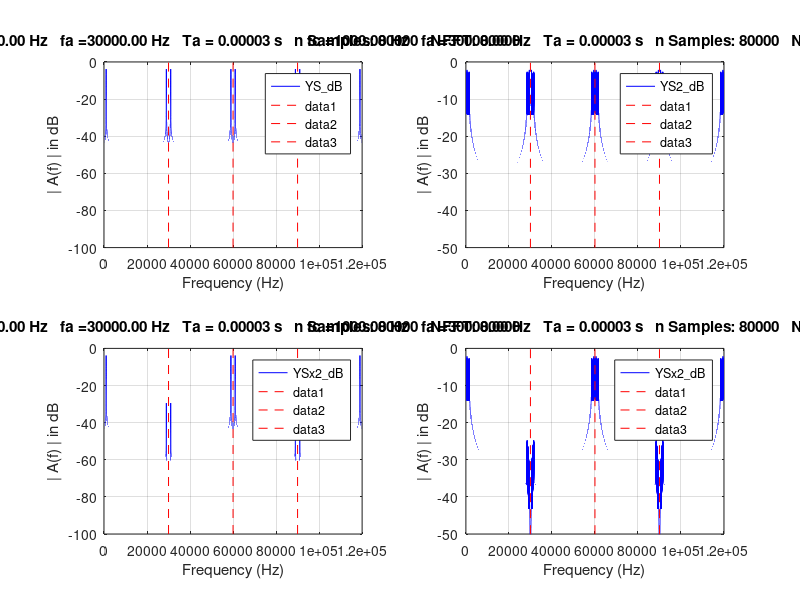
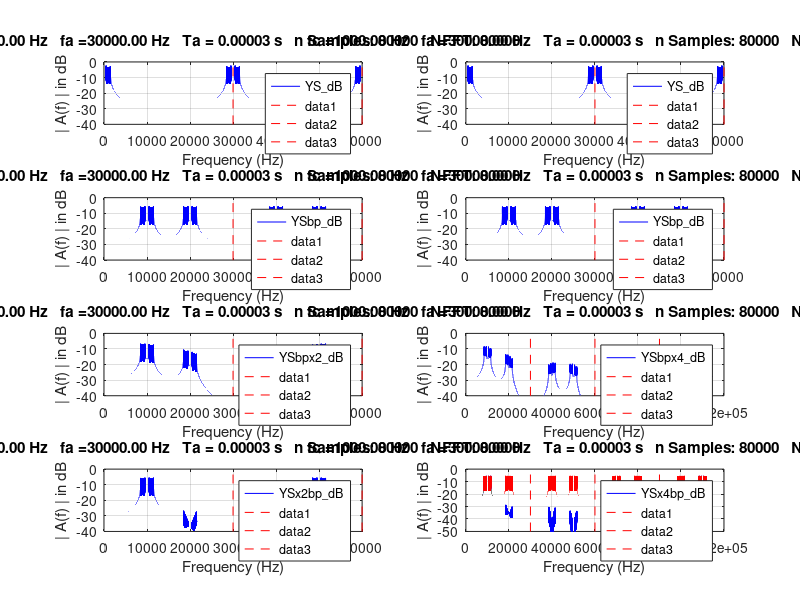
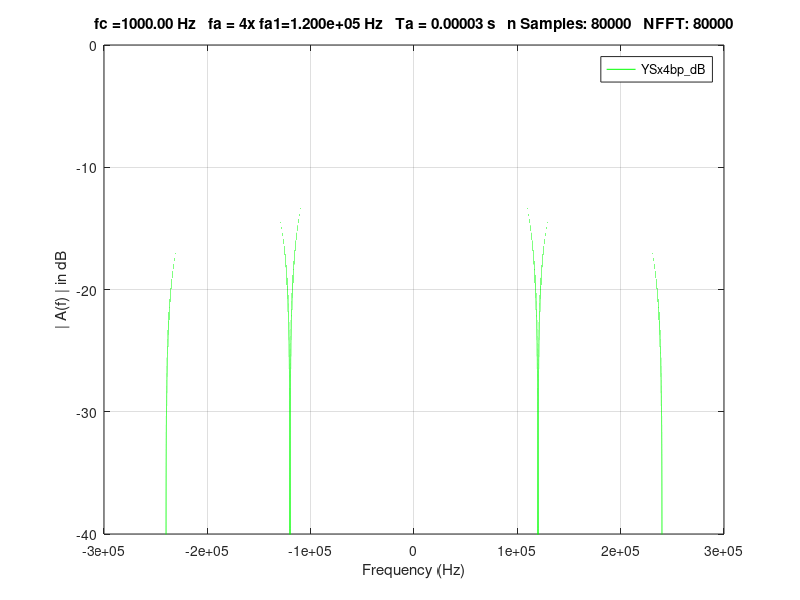

The MATLAB script that drew these images, in order:
%%%%%%%%%%%%%%%%%%%%%%%%%%%%%%%%%%%%%%%%%%%%%%%%%%%%%%%%%%
% Reelle Schwingung, interpol, da- wandeln, mischen
%%%%%%%%%%%%%%%%%%%%%%%%%%%%%%%%%%%%%%%%%%%%%%%%%%%%%%%%%%
delete(findall(0,'type','line'))    % Inhalte der letztem plots löschen, figure handle behalten
clc;

%%%
hellblau=[0.2549, 0.71372549, 0.952941176];
dunkelblau=[0.070588235, 0.262745098, 0.607843137]

fa1=30e3;
Ta1=1/fa1;
fa2=4*fa1;
Ta2=1/fa2;
fLO=10e3;

fc=1000;
Tc=1/fc;
N=80e6*Tc;
t=[0:1:N-1]*Ta1;

phi=pi/9;   % Phasenverschiebung für Mischerschwingung
phi=0;
yS=cos(2*pi*fc*t);

fa=500;
fb=1500;

yS2=sin(2*pi*fa*t);
for k=fa+1:1:fb
    yS2=yS2+sin(2*pi*k*t);
end

%%%% Quasi- Kontinuierlich gegenüber fa1 %%%%
%
%

%%%% Interpolationen %%%%
ySx2=interp1(t,yS,[0:0.5:N-1]*Ta1);

% Erst verschieben in bp, dann interpol
yS2bp=yS2.*cos(2*pi*fLO*t);
yS2bpx2=interp1(t,yS2bp,[0:0.5:N-1]*Ta1);
yS2bpx4=interp1(t,yS2bp,[0:0.25:N-1]*Ta1);

% erst interpol. dann in bp verschieben
yS2x2=interp1(t,yS2,[0:0.5:N-1]*Ta1);
yS2x4=interp1(t,yS2,[0:0.25:N-1]*Ta1);
yS2x2bp=yS2x2.*cos(2*pi*fLO*[0:0.5:N-1]*Ta1);
yS2x4bp=yS2x4.*cos(2*pi*fLO*[0:0.25:N-1]*Ta1);

ySx2x2=interp1([0:0.5:N-1]*Ta1,ySx2,[0:0.25:N-1]*Ta1);
ySx4=interp1(t,yS,[0:0.25:N-1]*Ta1);


%%%%%%%%%%%%%%%%%%%%%%%%%%%%%
% fft
%%%%%%%%%%%%%%%%%%%%%%%%%%%%%
%NFFT = 2^nextpow2(N); % Next power of 2 from length of y
NFFT=N;
ticksFah = fa1/2*linspace(0,1,NFFT/2);
ticksFa = fa1/2*linspace(0,2,NFFT);
df=fa1/NFFT;

NFFTx2=2*N;
%NFFTx2 = 2^nextpow2(2*N); % Next power of 2 from length of y
ticksFahx2 = 2*fa1/2*linspace(0,1,NFFTx2/2);
ticksFax2 = 2*fa1/2*linspace(0,2,NFFTx2);
dfx2=2*fa1/NFFTx2;


NFFTx4=4*N;
ticksFahx4 = 4*fa1/2*linspace(0,1,NFFTx4/2);
ticksFax4 = 4*fa1/2*linspace(0,2,NFFTx4);
dfx2=4*fa1/NFFTx4;

Normierung='off';

% Mischen mit Feinmischer f=fa1
%ySIntbp=ySInt.*cos(2*pi*fa1*tx4+phi);
%ySIntbp=ySInt;
% 
% %%%%%%%%%%%%%%%%%%%%%%%%%%%%%%%%%%%%%%%%%%%%%%%%%%
% % sin(x)/x Filter wegen S&H der Konvertierung
% filDA1k=sin(pi*(Ta1)*ticksFx4x2)./(pi*ticksFx4x2);
% filDA4k=sin(pi*(Ta2)*ticksFx4x2)./(pi*ticksFx4x2);
% if strcmp(Normierung,'ON') ||...
%    strcmp(Normierung,'on')
%     filDA1k=filDA1k/max(abs(filDA1k));
%     filDA4k=filDA4k/max(abs(filDA4k));
% end;
% filDA1kdB=10*log10(abs(filDA1k));
% filDA4kdB=10*log10(abs(filDA4k));
% 
% YrectResp=fft(rectpuls(tx4/Ta2),NFFTx2)/(2*L);

%%%%%%%%%%%%%%%%%%%%%%%%%%%%%%%%%%%%%%%%%%%%%%%%%%
% x/sin(x) Korrekturfilter
%filCorDA1k=(Ta1*pi*ticksF)./sin(pi*(Ta1)*ticksF);
%filCorDA4k=(Ta2*pi*ticksFx4)./sin(pi*(Ta2)*ticksFx4);


%%%%%%%%%%%%%%%%%%%%%%%%%%%%%
%%% Schwingungbei fc, fa1
YS=fft(yS,NFFT);
YSamp=abs(YS)/NFFT;
%YSamp=fftshift(YSamp/NFFT);

if strcmp(Normierung,'ON') ||...
   strcmp(Normierung,'on')
    YSamp = YSamp/max(YSamp);
end;
YS_dB=10*log10(YSamp);


%%%%%%%%%%%%%%%%%%%%%%%%%%%%%
%%% Schwingungbei fc, fa1
YS2=fft(yS2,NFFT);
YS2amp=abs(YS2)/NFFT;
%YSamp=fftshift(YSamp/NFFT);

if strcmp(Normierung,'ON') ||...
   strcmp(Normierung,'on')
    YS2amp = YS2amp/max(YS2amp);
end;
YS2_dB=10*log10(YS2amp);

%%%%%%%%%%%%%%%%%%%%%%%%%%%%%
%%% Schwingungbei fc, x2 Nullen
%YSintx2Zeros=fft(ySIntx2Zeros,NFFTx2)/(2*L);
%disp(['max(abs(YSintx2Zeros)) = ',num2str(max(abs(YSintx2Zeros))),' = ',num2str(10*log10(max(abs(YSintx2Zeros)))),'dB']);


%%%%%%%%%%%%%%%%%%%%%%%%%%%%%
%%% Schwingungbei fc, fa2
%YSx2=fft(ySx2,NFFTx2)/(2*L);
%YSx2=fftshift(YSx2/NFFTx2);
%YIQrf = YIQrf/max(abs(YIQrf));
%YSx2_dB=10*log10(abs(YSx2));

%%%%%%%%%%%%%%%%%%%%%%%%%%%%%
%%% Schwingungbei fc, for interpoliert auf x2
YSx2=fft(ySx2,NFFTx2);
YSx2amp=abs(YSx2)/NFFTx2;

if strcmp(Normierung,'ON') ||...
   strcmp(Normierung,'on')
    YSx2amp = YSx2amp/max(YSx2amp);
end;
YSx2_dB=10*log10(YSx2amp);

YS2x2=fft(yS2x2,NFFTx2);
YS2x2amp=abs(YS2x2)/NFFTx2;

if strcmp(Normierung,'ON') ||...
   strcmp(Normierung,'on')
    YS2x2amp = YS2x2amp/max(YS2x2amp);
end;
YS2x2_dB=10*log10(YS2x2amp);



YS2bpx2=fft(yS2bpx2,NFFTx2);
YS2bpx2amp=abs(YS2bpx2)/NFFTx2;

if strcmp(Normierung,'ON') ||...
   strcmp(Normierung,'on')
    YS2bpx2amp = YS2bpx2amp/max(YS2bpx2amp);
end;
YS2bpx2_dB=10*log10(YS2bpx2amp);



YS2bpx4=fft(yS2bpx4,NFFTx2);
YS2bpx4amp=abs(YS2bpx4)/NFFTx4;

if strcmp(Normierung,'ON') ||...
   strcmp(Normierung,'on')
    YS2bpx4amp = YS2bpx4amp/max(YS2bpx4amp);
end;
YS2bpx4_dB=10*log10(YS2bpx4amp);


YS2bp=fft(yS2bp,NFFT);
YS2bpamp=abs(YS2bp)/NFFT;

if strcmp(Normierung,'ON') ||...
   strcmp(Normierung,'on')
    YS2bpamp = YS2bpamp/max(YS2bpamp);
end;
YS2bp_dB=10*log10(YS2bpamp);



YS2x2bp=fft(yS2x2bp,NFFTx2);
YS2x2bpamp=abs(YS2x2bp)/NFFTx2;

if strcmp(Normierung,'ON') ||...
   strcmp(Normierung,'on')
    YS2x2bpamp = YS2x2bpamp/max(YS2x2bpamp);
end;
YS2x2bp_dB=10*log10(YS2x2bpamp);


YS2x4bp=fft(yS2x4bp,NFFTx4);
YS2x4bpamp=abs(YS2x4bp)/NFFTx4;

if strcmp(Normierung,'ON') ||...
   strcmp(Normierung,'on')
    YS2x4bpamp = YS2x4bpamp/max(YS2x4bpamp);
end;
YS2x4bp_dB=10*log10(YS2x4bpamp);

% 
% 
% %%%%%%%%%%%%%%%%%%%%%%%%%%%%%
% %%%%%%%%%%%%%%%%%%%%%%%%%%%%%
% %%% IFFT TEST %%%%%%%%%%%%%%%
% %%%%%%%%%%%%%%%%%%%%%%%%%%%%%
% %%%%%%%%%%%%%%%%%%%%%%%%%%%%%
% Nper=0.75;
% % gRng=[0:length(YSintbp)-1];
% % gRang=ticksFx4;
% % invSinc=Ta2*(pi*gRng*Ta2)./(sin(pi*gRng*Ta2));
% 
% corFilRngd=[filCorDA4k(1:0.4*fa2*dfx4) ones(1,length(filCorDA4k(0.4*fa2*dfx4:end)))];
% %pt2=figure(103);
% %plot(ticksFx4(1:900*dfx4),filCorDA4k(1:900*dfx4));grid on;
% %plot(ticksFx4,corFilRngd);grid on;
% 
% 
% ySiff = ifft((YS),NFFT/2)*L;
% %ySiffNorm = ySiff/max(abs(ySiff));
% 
% ySx2iff = ifft((YSintx2),NFFTx2)*0.5*L;
% %ySx2iffNorm = ySx2iff/max(abs(ySx2iff));
% 
% ySx4iff = ifft((YSint),NFFTx2)*0.5*L;
% %ySx4iffNorm = ySx4iff/max(abs(ySx4iff));
% 
% ySintbpiff = ifft((YSintbp.*corFilRngd),NFFTx2)*0.5*L;
% %ySintbpiffNorm = ySintbpiff/max(abs(ySintbpiff));
% 
% pt=figure(77);
% 
% subplot(221);
% hold on;
% plot(tk(1:Nper*Tc/Tak)*1e3,ySk(1:Nper*Tc/Tak),'r');grid on;
% stem(t(1:Nper*Tc/Ta1)*1e3,yS(1:Nper*Tc/Ta1),...
%     'r','Marker','o','MarkerFaceColor','r','LineWidth',2,'MarkerSize',4);grid on;
% legend('s1 zeitkontinuierlich','s1 mit fa1 abgetastet');
% xlabel('t / ms');
% ylim([-1.2 1.2]);
% hold off;box on;
% 
% subplot(222);
% hold on;
% plot(tk(1:Nper*Tc/Tak)*1e3,ySk(1:Nper*Tc/Tak),'r');grid on;
% title(['Normiert auf s1 - Zeitkontinuierlich']);
% stem(t(1:Nper*Tc/Ta1)*1e3,yS(1:Nper*Tc/Ta1),...
%     'r','Marker','o','MarkerFaceColor','r','LineWidth',3,'MarkerSize',4);grid on;
% stem(t(1:2*Nper*Tc/Ta1)*1e3*0.5,ySx2iff(1:2*Nper*Tc/(Ta1))/max(ySx2iff),...
%     'color','black','Marker','o','MarkerFaceColor','black','LineWidth',1,'MarkerSize',4);grid on;
% stem(t(1:4*Nper*Tc/Ta1)*1e3*0.25,ySx4iff(1:4*Nper*Tc/(Ta1))/max(ySx4iff),...
%     'color',dunkelblau,'Marker','+','LineWidth',1,'MarkerSize',14);grid on;
% legend('s1 - zeitkontinuierlich',...
%     's1 - abgetastetmit fa1 ',...
%     's1 - linear x2 Interpoliert',...
%     's1 - linear x4 Interpoliert'...
%     );
% xlabel('t / ms');
% ylim([-1.2 1.2]);
% hold off;box on;
% 
% subplot(223);
% hold on;
% plot(tk(1:Nper*Tc/Tak)*1e3,ySbpk(1:Nper*Tc/Tak)*max(ySintbpiff),'r');grid on;
% stem(t(1:4*Nper*Tc/Ta1)*1e3*0.25,ySintbpiff(1:4*Nper*Tc/(Ta1)),...
%     'color',dunkelblau,'Marker','o','MarkerFaceColor',dunkelblau,...
%     'LineWidth',1,'MarkerSize',5);grid on;
% stairs(t(1:4*Nper*Tc/Ta1)*1e3*0.25,ySintbpiff(1:4*Nper*Tc/(Ta1)),...
%     'color',dunkelblau,'LineWidth',1,'LineStyle','--');grid on;
% legend('s1 um fa1 verschoben - zeitkontinuierlich',...
%     's1 - linear x4 Interpoliert, um fa1 verschoben '...
%     );
% xlabel('t / ms')
% hold off;box on;
% 
% subplot(224);
% hold on;
% %plot(tk(1:Nper*Tc/Tak)*1e3,ySbpk(1:Nper*Tc/Tak),'r');grid on;
% stairs(t(1:4*Nper*Tc/Ta1)*1e3*0.25,ySintbpiff(1:4*Nper*Tc/(Ta1)),...
%     'color',dunkelblau,'LineWidth',1);grid on;
% legend('s1 um fa1 verschoben - zeitkontinuierlich',...
%     's1 - linear x4 Interpoliert, um fa1 verschoben '...
%     );
% xlabel('t / ms')
% hold off;box on;
% 
% %%%%%%%%%%%%%%%%%%%%%%%%%%%%%
% %%%%%%%%%%%%%%%%%%%%%%%%%%%%%


p1=figure(1);
YSCALE=[-100 0];

%%%%%%%%%%%%%%%%%%%%%%%%%%%%%%%%%%%%%
% Abgestastete Schwingung bei fc
subplot(221);
plot([0:df:4*fa1-df],[YS_dB YS_dB YS_dB YS_dB],'b');grid on;
xlabel('Frequency (Hz)')
ylabel('| A(f) | in dB')
title(['fc =' num2str(fc,'%.2f') ' Hz'...
       '   fa =' num2str(fa1,'%.2f') ' Hz'...
       '   Ta = ' num2str(Ta1,'%.5f') ' s'...
       '   n Samples: ' num2str(length(t),'%i')...
       '   NFFT: ' num2str(NFFT,'%i')...
       ])
legend('YS\_dB');
set(gca, 'Layer','bottom')
%ylim([YSCALE]);
xlim([0 4*fa1]);
line([fa1 fa1],[YSCALE],'color','r','linestyle','--')
line([2*fa1 2*fa1],[YSCALE],'color','r','linestyle','--')
line([3*fa1 3*fa1],[YSCALE],'color','r','linestyle','--')
box on;   

%%%%%%%%%%%%%%%%%%%%%%%%%%%%%%%%%%%%%
% Abgestastete Schwingung bei fc x2
subplot(223);
plot([0:df:4*fa1-df],[YSx2_dB YSx2_dB],'b');grid on;
xlabel('Frequency (Hz)')
ylabel('| A(f) | in dB')
title(['fc =' num2str(fc,'%.2f') ' Hz'...
       '   fa =' num2str(fa1,'%.2f') ' Hz'...
       '   Ta = ' num2str(Ta1,'%.5f') ' s'...
       '   n Samples: ' num2str(length(t),'%i')...
       '   NFFT: ' num2str(NFFT,'%i')...
       ])
legend('YSx2\_dB');
set(gca, 'Layer','bottom')
%ylim([YSCALE]);
xlim([0 4*fa1]);
line([fa1 fa1],[YSCALE],'color','r','linestyle','--')
line([2*fa1 2*fa1],[YSCALE],'color','r','linestyle','--')
line([3*fa1 3*fa1],[YSCALE],'color','r','linestyle','--')
box on;  

subplot(222);
hold on;
stairs([0:1:Tc/Ta1-1]*Ta1,yS(1:Tc/Ta1),'b','MarkerFaceColor','b','MarkerSize',4);grid on;
stairs([0:0.5:Tc/Ta1-1]*Ta1,ySx2(1:1:2*Tc/Ta1-1),'r');grid on;
hold off;
xlabel('Frequency (Hz)')
ylabel('| A(f) | in dB')
title(['fc =' num2str(fc,'%.2f') ' Hz'...
       '   fa =' num2str(fa1,'%.2f') ' Hz'...
       '   Ta = ' num2str(Ta1,'%.5f') ' s'...
       '   n Samples: ' num2str(length(t),'%i')...
       '   NFFT: ' num2str(NFFT,'%i')...
       ])
legend('yS');
legend('ySx2');
set(gca, 'Layer','bottom')

%%%%%%%%%%%%%%%%%%%%%%%%%%%%%%%%%%%%%
% Abgestastete Schwingung bei fc x2
subplot(222);
plot([0:df:4*fa1-df],[YS2_dB YS2_dB YS2_dB YS2_dB],'b');grid on;
xlabel('Frequency (Hz)')
ylabel('| A(f) | in dB')
title(['fc =' num2str(fc,'%.2f') ' Hz'...
       '   fa =' num2str(fa1,'%.2f') ' Hz'...
       '   Ta = ' num2str(Ta1,'%.5f') ' s'...
       '   n Samples: ' num2str(length(t),'%i')...
       '   NFFT: ' num2str(NFFT,'%i')...
       ])
legend('YS2\_dB');
set(gca, 'Layer','bottom')
%ylim([YSCALE]);
xlim([0 4*fa1]);
ylim([-50 0]);
line([fa1 fa1],[YSCALE],'color','r','linestyle','--')
line([2*fa1 2*fa1],[YSCALE],'color','r','linestyle','--')
line([3*fa1 3*fa1],[YSCALE],'color','r','linestyle','--')
box on;  

subplot(224);
plot([0:df:4*fa1-df],[YS2x2_dB YS2x2_dB],'b');grid on;
xlabel('Frequency (Hz)')
ylabel('| A(f) | in dB')
title(['fc =' num2str(fc,'%.2f') ' Hz'...
       '   fa =' num2str(fa1,'%.2f') ' Hz'...
       '   Ta = ' num2str(Ta1,'%.5f') ' s'...
       '   n Samples: ' num2str(length(t),'%i')...
       '   NFFT: ' num2str(NFFT,'%i')...
       ])
legend('YSx2\_dB');
set(gca, 'Layer','bottom')
%ylim([YSCALE]);
xlim([0 4*fa1]);
ylim([-50 0]);
line([fa1 fa1],[YSCALE],'color','r','linestyle','--')
line([2*fa1 2*fa1],[YSCALE],'color','r','linestyle','--')
line([3*fa1 3*fa1],[YSCALE],'color','r','linestyle','--')
box on;  




p7=figure(7);

subplot(421);
plot([0:df:2*fa1-df],[YS2_dB YS2_dB],'b');grid on;
xlabel('Frequency (Hz)')
ylabel('| A(f) | in dB')
title(['fc =' num2str(fc,'%.2f') ' Hz'...
       '   fa =' num2str(fa1,'%.2f') ' Hz'...
       '   Ta = ' num2str(Ta1,'%.5f') ' s'...
       '   n Samples: ' num2str(length(t),'%i')...
       '   NFFT: ' num2str(NFFT,'%i')...
       ])
legend('YS\_dB');
set(gca, 'Layer','bottom')
%ylim([YSCALE]);
xlim([0 2*fa1]);
ylim([-40 0]);
line([fa1 fa1],[YSCALE],'color','r','linestyle','--')
line([2*fa1 2*fa1],[YSCALE],'color','r','linestyle','--')
line([3*fa1 3*fa1],[YSCALE],'color','r','linestyle','--')
box on; 


subplot(423);
plot([0:df:2*fa1-df],[YS2bp_dB YS2bp_dB],'b');grid on;
xlabel('Frequency (Hz)')
ylabel('| A(f) | in dB')
title(['fc =' num2str(fc,'%.2f') ' Hz'...
       '   fa =' num2str(fa1,'%.2f') ' Hz'...
       '   Ta = ' num2str(Ta1,'%.5f') ' s'...
       '   n Samples: ' num2str(length(t),'%i')...
       '   NFFT: ' num2str(NFFT,'%i')...
       ])
legend('YSbp\_dB');
set(gca, 'Layer','bottom')
%ylim([YSCALE]);
xlim([0 2*fa1]);
ylim([-40 0]);
line([fa1 fa1],[YSCALE],'color','r','linestyle','--')
line([2*fa1 2*fa1],[YSCALE],'color','r','linestyle','--')
line([3*fa1 3*fa1],[YSCALE],'color','r','linestyle','--')
box on; 


subplot(425);
plot([0:df:2*fa1-df],[YS2bpx2_dB],'b');grid on;
xlabel('Frequency (Hz)')
ylabel('| A(f) | in dB')
title(['fc =' num2str(fc,'%.2f') ' Hz'...
       '   fa =' num2str(fa1,'%.2f') ' Hz'...
       '   Ta = ' num2str(Ta1,'%.5f') ' s'...
       '   n Samples: ' num2str(length(t),'%i')...
       '   NFFT: ' num2str(NFFT,'%i')...
       ])
legend('YSbpx2\_dB');
set(gca, 'Layer','bottom')
%ylim([YSCALE]);
xlim([0 2*fa1]);
ylim([-40 0]);
line([fa1 fa1],[YSCALE],'color','r','linestyle','--')
line([2*fa1 2*fa1],[YSCALE],'color','r','linestyle','--')
line([3*fa1 3*fa1],[YSCALE],'color','r','linestyle','--')
box on;  


subplot(427);
plot([0:df:2*fa1-df],[YS2x2bp_dB],'b');grid on;
xlabel('Frequency (Hz)')
ylabel('| A(f) | in dB')
title(['fc =' num2str(fc,'%.2f') ' Hz'...
       '   fa =' num2str(fa1,'%.2f') ' Hz'...
       '   Ta = ' num2str(Ta1,'%.5f') ' s'...
       '   n Samples: ' num2str(length(t),'%i')...
       '   NFFT: ' num2str(NFFT,'%i')...
       ])
legend('YSx2bp\_dB');
set(gca, 'Layer','bottom')
%ylim([YSCALE]);
xlim([0 2*fa1]);
ylim([-40 0]);
line([fa1 fa1],[YSCALE],'color','r','linestyle','--')
line([2*fa1 2*fa1],[YSCALE],'color','r','linestyle','--')
line([3*fa1 3*fa1],[YSCALE],'color','r','linestyle','--')
box on;  



subplot(422);
plot([0:df:2*fa1-df],[YS2_dB YS2_dB],'b');grid on;
xlabel('Frequency (Hz)')
ylabel('| A(f) | in dB')
title(['fc =' num2str(fc,'%.2f') ' Hz'...
       '   fa =' num2str(fa1,'%.2f') ' Hz'...
       '   Ta = ' num2str(Ta1,'%.5f') ' s'...
       '   n Samples: ' num2str(length(t),'%i')...
       '   NFFT: ' num2str(NFFT,'%i')...
       ])
legend('YS\_dB');
set(gca, 'Layer','bottom')
%ylim([YSCALE]);
xlim([0 2*fa1]);
ylim([-40 0]);
line([fa1 fa1],[YSCALE],'color','r','linestyle','--')
line([2*fa1 2*fa1],[YSCALE],'color','r','linestyle','--')
line([3*fa1 3*fa1],[YSCALE],'color','r','linestyle','--')
box on; 


subplot(424);
plot([0:df:2*fa1-df],[YS2bp_dB YS2bp_dB],'b');grid on;
xlabel('Frequency (Hz)')
ylabel('| A(f) | in dB')
title(['fc =' num2str(fc,'%.2f') ' Hz'...
       '   fa =' num2str(fa1,'%.2f') ' Hz'...
       '   Ta = ' num2str(Ta1,'%.5f') ' s'...
       '   n Samples: ' num2str(length(t),'%i')...
       '   NFFT: ' num2str(NFFT,'%i')...
       ])
legend('YSbp\_dB');
set(gca, 'Layer','bottom')
%ylim([YSCALE]);
xlim([0 2*fa1]);
ylim([-40 0]);
line([fa1 fa1],[YSCALE],'color','r','linestyle','--')
line([2*fa1 2*fa1],[YSCALE],'color','r','linestyle','--')
line([3*fa1 3*fa1],[YSCALE],'color','r','linestyle','--')
box on; 


subplot(426);
plot([0:2*df:4*fa1-df],[YS2bpx4_dB],'b');grid on;
xlabel('Frequency (Hz)')
ylabel('| A(f) | in dB')
title(['fc =' num2str(fc,'%.2f') ' Hz'...
       '   fa =' num2str(fa1,'%.2f') ' Hz'...
       '   Ta = ' num2str(Ta1,'%.5f') ' s'...
       '   n Samples: ' num2str(length(t),'%i')...
       '   NFFT: ' num2str(NFFT,'%i')...
       ])
legend('YSbpx4\_dB');
set(gca, 'Layer','bottom')
%ylim([YSCALE]);
xlim([0 4*fa1]);
ylim([-40 0]);
line([fa1 fa1],[YSCALE],'color','r','linestyle','--')
line([2*fa1 2*fa1],[YSCALE],'color','r','linestyle','--')
line([3*fa1 3*fa1],[YSCALE],'color','r','linestyle','--')
box on;  

tickFil=[-8*fa1:df:8*fa1];
filDA=0.5*sin(pi*tickFil/(4*fa1))./(pi*tickFil/(4*fa1));
filDA_dB=10*log10(abs(filDA));
subplot(428);
hold on;
plot([0:df:4*fa1-df],[YS2x4bp_dB],'b');grid on;
plot([0:df:4*fa1-df],[YS2bp_dB YS2bp_dB YS2bp_dB YS2bp_dB],'r');grid on;
%plot([0:df:4*fa1-df],[filDA_dB filDA_dB filDA_dB filDA_dB],'g');grid on;
hold off;
xlabel('Frequency (Hz)')
ylabel('| A(f) | in dB')
title(['fc =' num2str(fc,'%.2f') ' Hz'...
       '   fa =' num2str(fa1,'%.2f') ' Hz'...
       '   Ta = ' num2str(Ta1,'%.5f') ' s'...
       '   n Samples: ' num2str(length(t),'%i')...
       '   NFFT: ' num2str(NFFT,'%i')...
       ])
legend('YSx4bp\_dB');
set(gca, 'Layer','bottom')
%ylim([YSCALE]);
xlim([0 4*fa1]);
ylim([-50 0]);
line([fa1 fa1],[YSCALE],'color','r','linestyle','--')
line([2*fa1 2*fa1],[YSCALE],'color','r','linestyle','--')
line([3*fa1 3*fa1],[YSCALE],'color','r','linestyle','--')
box on;  

f95=figure(98);
hold on;
plot(tickFil,filDA_dB,'g');grid on;
hold off;
xlabel('Frequency (Hz)')
ylabel('| A(f) | in dB')
title(['fc =' num2str(fc,'%.2f') ' Hz'...
       '   fa = 4x fa1=' num2str(4*fa1,'%.3e') ' Hz'...
       '   Ta = ' num2str(Ta1,'%.5f') ' s'...
       '   n Samples: ' num2str(length(t),'%i')...
       '   NFFT: ' num2str(NFFT,'%i')...
       ])
legend('YSx4bp\_dB');
set(gca, 'Layer','bottom')
%ylim([YSCALE]);
%xlim([0 4*fa1]);
ylim([-40 0]);


%ylim([YSCALE]);
%xlim([0 4*fa1]);
box on;  
% ysIff = ifft(ifftshift(YS),NFFT);
% 
% subplot(422);
% plot(ticksFx2,abs([YS YS YS YS]),'b');grid on;
% xlabel('Frequency (Hz)')
% ylabel('| A(f) | in dB')
% title(['fc =' num2str(fc,'%.2f') ' Hz'...
%        '   fa =' num2str(fa1,'%.2f') ' Hz'...
%        '   Ta = ' num2str(Ta1,'%.5f') ' s'...
%        '   n Samples: ' num2str(length(t),'%i')...
%        '   NFFT: ' num2str(NFFT,'%i')...
%        ])
% legend('YS\_dB');
% set(gca, 'Layer','bottom')
% line([fa1 fa1],[0 1.2],'color','r','linestyle','--')
% line([2*fa1 2*fa1],[0 1.2],'color','r','linestyle','--')
% line([3*fa1 3*fa1],[0 1.2],'color','r','linestyle','--')
% ylim([0 1.2]);
% box on;   
% 
% %%%%%%%%%%%%%%%%%%%%%%%%%%%%%%%%%%%%%
% % Abgestastete Schwingung bei fc
% % auf x4 interpol
% subplot(423);
% hold on;
% plot(ticksFx4x2,[YSint_dB YSint_dB],'b');grid on;
% hold off;
% xlabel('Frequency (Hz)')
% ylabel('| A(f) | in dB')
% title(['x4 interpoliert   fc =' num2str(fc,'%.2f') ' Hz'...
%        '   fa =' num2str(fa2,'%.2f') ' Hz'...
%        '   Ta = ' num2str(Ta2,'%.5f') ' s'...
%        '   n Samples: ' num2str(length(ySIntx4),'%i')...
%        '   NFFT: ' num2str(NFFTx2,'%i')...
%        ])
% legend('YSint\_dB','YSintConv\_dB','Location','North');
% set(gca, 'Layer','bottom')
% line([fa2 fa2],YSCALE,'color','r','linestyle','--')
% line([2*fa2 2*fa2],YSCALE,'color','r','linestyle','--')
% ylim(YSCALE);
% box on; 
% 
% subplot(424);
% hold on;
% plot(ticksFx4x2,abs([YSint YSint]),'b');grid on;
% hold off;
% xlabel('Frequency (Hz)')
% ylabel('| A(f) | in dB')
% title(['x4 interpoliert   fc =' num2str(fc,'%.2f') ' Hz'...
%        '   fa =' num2str(fa2,'%.2f') ' Hz'...
%        '   Ta = ' num2str(Ta2,'%.5f') ' s'...
%        '   n Samples: ' num2str(length(ySIntx4),'%i')...
%        '   NFFT: ' num2str(NFFTx2,'%i')...
%        ])
% legend('YSint\_dB','YSintConv\_dB','Location','North');
% set(gca, 'Layer','bottom')
% line([fa2 fa2],[0 1.2],'color','r','linestyle','--')
% line([2*fa2 2*fa2],[0 1.2],'color','r','linestyle','--')
% ylim([0 1.2]);
% box on; 
% 
% %%%%%%%%%%%%%%%%%%%%%%%%%%%%%%%%%%%%%
% % Abgestastete Schwingung bei fc
% % auf x4 interpol und mit fa1 gemischt
% subplot(425);
% hold on;
% plot(ticksFx4x2,[YSintbp_dB YSintbp_dB],'b');grid on;
% hold off;
% xlabel('Frequency (Hz)')
% ylabel('| A(f) | in dB')
% title(['auf fa1 gemischt   fc =' num2str(fc,'%.2f') ' Hz'...
%        '   fa =' num2str(fa2,'%.2f') ' Hz'...
%        '   Ta = ' num2str(Ta2,'%.5f') ' s'...
%        '   n Samples: ' num2str(length(ySIntx4),'%i')...
%        '   NFFT: ' num2str(NFFTx2,'%i')...
%        ])
% legend('YSint\_dB','YSintConv\_dB','Location','North');
% set(gca, 'Layer','bottom')
% line([fa2 fa2],YSCALE,'color','r','linestyle','--')
% line([2*fa2 2*fa2],YSCALE,'color','r','linestyle','--')
% ylim(YSCALE)
% box on; 
% 
% subplot(426);
% hold on;
% plot(ticksFx4x2,abs([YSintbp YSintbp]),'b');grid on;
% hold off;
% xlabel('Frequency (Hz)')
% ylabel('| A(f) | in dB')
% title(['auf fa1 gemischt   fc =' num2str(fc,'%.2f') ' Hz'...
%        '   fa =' num2str(fa2,'%.2f') ' Hz'...
%        '   Ta = ' num2str(Ta2,'%.5f') ' s'...
%        '   n Samples: ' num2str(length(ySIntx4),'%i')...
%        '   NFFT: ' num2str(NFFTx2,'%i')...
%        ])
% legend('YSint\_dB','YSintConv\_dB','Location','North');
% set(gca, 'Layer','bottom')
% line([fa2 fa2],[0 1.2],'color','r','linestyle','--')
% line([2*fa2 2*fa2],[0 1.2],'color','r','linestyle','--')
% ylim([0 1.2]);
% box on; 
% 
% %%%%%%%%%%%%%%%%%%%%%%%%%%%%%%%%%%%%%
% % Abgestastete Schwingung bei fc
% % auf x4 interpol und mit fa1 gemischt
% % nach DA- Wandlung
% subplot(427);
% hold on;
% plot(ticksFx4x2,[YSintbp_dB YSintbp_dB]+filDA4kdB,'b');grid on;
% plot(ticksFx4x2,filDA4kdB,'r');grid on;
% hold off;
% xlabel('Frequency (Hz)')
% ylabel('| A(f) | in dB')
% title(['nach DA- Wandlung   fc =' num2str(fc,'%.2f') ' Hz'...
%        '   fa =' num2str(fa2,'%.2f') ' Hz'...
%        '   Ta = ' num2str(Ta2,'%.5f') ' s'...
%        '   n Samples: ' num2str(length(ySIntx4),'%i')...
%        '   NFFT: ' num2str(NFFTx2,'%i')...
%        ])
% legend('YSint\_dB','YSintConv\_dB','Location','SouthEast');
% set(gca, 'Layer','bottom')
% line([fa2 fa2],YSCALE,'color','r','linestyle','--')
% line([2*fa2 2*fa2],YSCALE,'color','r','linestyle','--')
% ylim(YSCALE)
% box on; 
% 
% subplot(428);
% hold on;
% plot(ticksFx4x2,abs([YSintbp YSintbp].*filDA4k),'b','LineWidth',1);grid on;
% %plot(ticksFx4x2,imag([YSintbp YSintbp].*filDA4k),'b');grid on;
% plot(ticksFx4x2,abs(filDA4k),'r');grid on;
% %plot(ticksFx4x2,abs(filDA4k),'r');grid on;
% hold off;
% xlabel('Frequency (Hz)')
% ylabel('| A(f) | in dB')
% title(['nach DA- Wandlung   fc =' num2str(fc,'%.2f') ' Hz'...
%        '   fa =' num2str(fa2,'%.2f') ' Hz'...
%        '   Ta = ' num2str(Ta2,'%.5f') ' s'...
%        '   n Samples: ' num2str(length(ySIntx4),'%i')...
%        '   NFFT: ' num2str(NFFTx2,'%i')...
%        ])
% legend('YSint\_dB','YSintConv\_dB','Location','North');
% set(gca, 'Layer','bottom')
% line([fa2 fa2],[0 1.2],'color','r','linestyle','--')
% line([2*fa2 2*fa2],[0 1.2],'color','r','linestyle','--')
% ylim([0 1.2]);
% box on; 
% 
% 
% p22=figure(22);
% hold on;
% plot(ticksFx4x2*0.5,10*log10(abs([YSintx2 YSintx2])),'b');grid on;
% hold off;
% xlabel('Frequency (Hz)')
% ylabel('| A(f) | in dB')
% title(['x2 interpoliert   fc =' num2str(fc,'%.2f') ' Hz'...
%        '   fa =' num2str(fa2,'%.2f') ' Hz'...
%        '   Ta = ' num2str(Ta2,'%.5f') ' s'...
%        '   n Samples: ' num2str(length(ySIntx4),'%i')...
%        '   NFFT: ' num2str(NFFTx2,'%i')...
%        ])
% legend('YSint\_dB','YSintConv\_dB','Location','North');
% set(gca, 'Layer','bottom')
% %ylim([-50 0]);
% box on; 
% 
% %%%%%%%%%%%%%%%%%%%%%%%%%%%%%%%%%%%%%%%%%%%%%%%%%%%%%%%%%%%%%%%%%%%%%%
% %%%%%%%%%%%%%%%%%%%%%%%%%    diskretes signal   %%%%%%%%%%%%%%%%%%%%%%
% %%%%%%%%%%%%%%%%%%%%%%%%%%%%%%%%%%%%%%%%%%%%%%%%%%%%%%%%%%%%%%%%%%%%%%
% 
% %%%%%%%%%%%%%%%%%%%%%%%%%%%%%%%%%%%%%%%%%%%%%%%%%%%%%%%%%%%%%%%%%%%%%%
% %%%%%%%%%%%%%%%%%%%%%%%%%    inverse FFT   %%%%%%%%%%%%%%%%%%%%%%%%%%%
% %%%%%%%%%%%%%%%%%%%%%%%%%%%%%%%%%%%%%%%%%%%%%%%%%%%%%%%%%%%%%%%%%%%%%%
% 
% p2=figure(2);
% 
% rev=[YSintbp YSintbp];%.*filDA4k;
% r=ifft(rev(1:end/2),NFFTx2);
% rSh=ifft(ifftshift(rev(1:end/2)),NFFTx2);
% rev2=YSintbp;%.*filDA4k;
% r2=ifft(conv(rev,[0.5 1 0.5]),NFFTx2);
% 
% 
% smod=(real(r)/max(real(r))).*cos(2*pi*4*fa1*tx4+0.6);
% smod2=imag(r2/max(real(r2))).*cos(2*pi*4*0*tx4x2(1:end/2));
% %s2=cos(2*pi*fc*tx4).*cos(2*pi*fa1*tx4).*cos(2*pi*4*0*tx4);
% 
% faN=0.5/250e-6;
% L=length(smod);
% NFFT = 2^nextpow2(L); % Next power of 2 from length of y
% ticksF = faN*linspace(0,1,NFFT);
% 
% Ysmod=fft(smod,NFFT)/(L);
% %YSint=fftshift(YSint/NFFTx2);
% Ysmod = Ysmod/max(abs(Ysmod));
% Ysmod_dB=10*log10(abs(Ysmod));
% 
% Ys2=fft(r2,NFFT)/(L);
% %YSint=fftshift(YSint/NFFTx2);
% Ys2 = Ys2/max(abs(Ys2));
% Ys2_dB=10*log10(abs(Ys2));
% 
% subplot(411);
% hold on;
% stem([1:0.02/Ta2]*Ta2,real(r(1:0.02/Ta2))/max(real(r(1:0.02/Ta2))),...
%     'r','MarkerSize',6,'MarkerFaceColor','r');grid on;
% stairs([1:0.02/Ta2]*Ta2,real(rSh(1:0.02/Ta2))/max(real(rSh(1:0.02/Ta2))),...
%     'b','MarkerSize',4,'MarkerFaceColor','b');grid on;
% hold off;
% ylim([-1.1 1.1]);
% 
% subplot(412);
% stairs([1:0.02/Ta2]*Ta2,real(r(1:0.02/Ta2))/max(real(r(1:0.02/Ta2))));grid on;
% ylim([-1.1 1.1]);
% 
% subplot(413);
% stairs([1:0.02/Ta2]*Ta2,smod(1:0.02/Ta2));grid on;
% ylim([-1.1 1.1]);
% 
% subplot(414);
% hold on;
% plot(ticksFx4x2,[Ysmod_dB Ysmod_dB],'r');grid on;
% hold off;
% xlabel('Frequency (Hz)')
% ylabel('| A(f) | in dB')
% title(['nach DA- Wandlung   fc =' num2str(fc,'%.2f') ' Hz'...
%        '   fa =' num2str(fa2,'%.2f') ' Hz'...
%        '   Ta = ' num2str(Ta2,'%.5f') ' s'...
%        '   n Samples: ' num2str(length(ySIntx4),'%i')...
%        '   NFFT: ' num2str(NFFTx2,'%i')...
%        ])
% legend('YSint\_dB','YSintConv\_dB','Location','SouthEast');
% set(gca, 'Layer','bottom')
% ylim([-50 0]);
% box on; 

% subplot(424);
% hold on;
% plot(ticksF,Ys2_dB,'r');grid on;
% hold off;
% xlabel('Frequency (Hz)')
% ylabel('| A(f) | in dB')
% title(['nach DA- Wandlung   fc =' num2str(fc,'%.2f') ' Hz'...
%        '   fa =' num2str(fa2,'%.2f') ' Hz'...
%        '   Ta = ' num2str(Ta2,'%.5f') ' s'...
%        '   n Samples: ' num2str(length(ySIntx4),'%i')...
%        '   NFFT: ' num2str(NFFTx2,'%i')...
%        ])
% legend('YSint\_dB','YSintConv\_dB','Location','SouthEast');
% set(gca, 'Layer','bottom')
% ylim([-50 0]);
% box on; 

%%%%%%%%%%%%%%%%%%%%%%%%%%%%%%%%%%%%%
% Abgestastete Schwingung bei fc
% auf x4 interpol und mit fa1 gemischt
% nach DA- Wandlung
% mischen auf 4*fa1
% subplot(423);
% hold on;
% plot(ticksFx4x2,[YSintbp_dB YSintbp_dB]+filDA4kdB,'b');grid on;
% plot(ticksFx4x2,filDA4kdB,'r');grid on;
% hold off;
% xlabel('Frequency (Hz)')
% ylabel('| A(f) | in dB')
% title(['nach DA- Wandlung   fc =' num2str(fc,'%.2f') ' Hz'...
%        '   fa =' num2str(fa2,'%.2f') ' Hz'...
%        '   Ta = ' num2str(Ta2,'%.5f') ' s'...
%        '   n Samples: ' num2str(length(ySIntx4),'%i')...
%        '   NFFT: ' num2str(NFFTx2,'%i')...
%        ])
% legend('YSint\_dB','YSintConv\_dB','Location','SouthEast');
% set(gca, 'Layer','bottom')
% ylim([-50 5]);
% box on; 
% 
% subplot(424);
% hold on;
% plot(ticksFx4x2,abs([YSintbp YSintbp].*filDA4k),'b','LineWidth',1);grid on;
% %plot(ticksFx4x2,imag([YSintbp YSintbp].*filDA4k),'b');grid on;
% plot(ticksFx4x2,abs(filDA4k),'r');grid on;
% %plot(ticksFx4x2,abs(filDA4k),'r');grid on;
% hold off;
% xlabel('Frequency (Hz)')
% ylabel('| A(f) | in dB')
% title(['nach DA- Wandlung   fc =' num2str(fc,'%.2f') ' Hz'...
%        '   fa =' num2str(fa2,'%.2f') ' Hz'...
%        '   Ta = ' num2str(Ta2,'%.5f') ' s'...
%        '   n Samples: ' num2str(length(ySIntx4),'%i')...
%        '   NFFT: ' num2str(NFFTx2,'%i')...
%        ])
% legend('YSint\_dB','YSintConv\_dB','Location','North');
% set(gca, 'Layer','bottom')
% %ylim([-50 0]);
% box on; 
% 






% 
% 
% 
% %%%%%%%%%%%%%%%%%%%%%%%%%%%%%%%%%%%%%%%%%%%%%%%%%%%%%%%%%%
% % Jetzt nochmal ohne interpolation
% %%%%%%%%%%%%%%%%%%%%%%%%%%%%%%%%%%%%%%%%%%%%%%%%%%%%%%%%%%
% 
% fa1=4*1000;
% Ta1=1/fa1;
% n=2^15-1;
% fc=100;
% t=[0:1:4*(n+1)-1]*Ta1;
% 
% yS=cos(2*pi*fc*t);
% 
% %%%%%%%%%%%%%%%%%%%%%%%%%%%%%
% % fft
% %%%%%%%%%%%%%%%%%%%%%%%%%%%%%
% L=n;
% NFFT = 2^nextpow2(L); % Next power of 2 from length of y
% ticksF = fa1/2*linspace(0,2,NFFT);
% ticksFx2 = fa1/2*linspace(0,4,2*NFFT);
% ticksFx4 = fa1/2*linspace(0,8,4*NFFT);
% 
% Normierung='on';
% % Mischen mit Feinmischer f=fa1
% ySIntbp=ySInt.*cos(2*pi*fa1*t);
% % sin(x)/x Filter wegen S&H der Konvertierung
% filDA4k=sin(pi*(Ta2)*ticksFx4x2)./(pi*ticksFx4x2);
% if strcmp(Normierung,'ON') ||...
%    strcmp(Normierung,'on')
%     filDA1k=filDA1k/max(abs(filDA1k));
%     filDA4k=filDA4k/max(abs(filDA4k));
% end;
% filDA1kdB=10*log10(abs(filDA1k));
% filDA4kdB=10*log10(abs(filDA4k));
% 
% %%%%%%%%%%%%%%%%%%%%%%%%%%%%%
% %%% Schwingungbei fc, fa1
% YS=fft(yS,NFFT)/(L);
% %YS=fftshift(YS/NFFT);
% if strcmp(Normierung,'ON') ||...
%    strcmp(Normierung,'on')
%     YS = YS/max(abs(YS));
% end;
% YS_dB=10*log10(abs(YS));
% 
% %%%%%%%%%%%%%%%%%%%%%%%%%%%%%
% %%% Schwingungbei fc, fa2
% %YSx2=fft(ySx2,NFFTx2)/(2*L);
% %YSx2=fftshift(YSx2/NFFTx2);
% %YIQrf = YIQrf/max(abs(YIQrf));
% %YSx2_dB=10*log10(abs(YSx2));
% 
% %%%%%%%%%%%%%%%%%%%%%%%%%%%%%
% %%% Schwingungbei fc, for interpoliert auf x2
% YSintx2=fft(ySIntx2,NFFTx2)/(2*L);
% %YSint=fftshift(YSint/NFFTx2);
% if strcmp(Normierung,'ON') ||...
%    strcmp(Normierung,'on')
%     YSintx2 = YSintx2/max(abs(YSintx2));
% end;
% YSintx2_dB=10*log10(abs(YSintx2));
% 
% %%%%%%%%%%%%%%%%%%%%%%%%%%%%%
% %%% Schwingungbei fc, interpoliert auf x4
% YSint=fft(ySInt,NFFTx2)/(2*L);
% %YSint=fftshift(YSint/NFFTx2);
% if strcmp(Normierung,'ON') ||...
%    strcmp(Normierung,'on')
%     YSint = YSint/max(abs(YSint));
% end;
% YSint_dB=10*log10(abs(YSint));
% 
% %%%%%%%%%%%%%%%%%%%%%%%%%%%%%
% %%% cos(fa1) mischen
% YSintbp=fft(ySIntbp,NFFTx2)/(2*L);
% %YSint=fftshift(YSint/NFFTx2);
% if strcmp(Normierung,'ON') ||...
%    strcmp(Normierung,'on')
%     YSintbp=YSintbp/max(abs(YSintbp));
% end;
% YSintbp_dB=10*log10(abs(YSintbp));
% 
% %%%%%%%%%%%%%%%%%%%%%%%%%%%%%
% %%% DA- Wandlung des interpolierten 
% % und gemischten signals
% ySIntbpDA=conv(ySIntbp(2:end-1),[0.5 1 0.5]);
% YSintbpDA=fft(ySIntbpDA,NFFTx2)/(2*L);
% %YSint=fftshift(YSint/NFFTx2);
% if strcmp(Normierung,'ON') ||...
%    strcmp(Normierung,'on')
%     ySIntbpDA=ySIntbpDA/max(abs(ySIntbpDA));
% end;
% YSintbpDA_dB=10*log10(abs(YSintbpDA));
% 
% %%%%%%%%%%%%%%%%%%%%%%%%%%%%%
% %%% Schwingungbei fc, conv fa2
% YSintConv=fft(conv(ySInt(2:end-1),[0.5 1 0.5]),NFFTx2)/(2*L);
% %YSintConv=fftshift(YSintConv/NFFTx2);
% if strcmp(Normierung,'ON') ||...
%    strcmp(Normierung,'on')
%     YSintConv=YSintConv/max(abs(YSintConv));
% end;
% YSintConv_dB=10*log10(abs(YSintConv));
% 
% 
% f2=figure(2);
% 
% %%%%%%%%%%%%%%%%%%%%%%%%%%%%%%%%%%%%%
% % Abgestastete Schwingung bei fc
% subplot(521);
% %plot(ticksFx4x2,[YS_dB YS_dB YS_dB YS_dB],'b');grid on;
% plot(ticksFx2,[YS_dB YS_dB],'b');grid on;
% xlabel('Frequency (Hz)')
% ylabel('| A(f) | in dB')
% title(['fc =' num2str(fc,'%.2f') ' Hz'...
%        '   fa =' num2str(fa1,'%.2f') ' Hz'...
%        '   Ta = ' num2str(Ta1,'%.5f') ' s'...
%        '   n Samples: ' num2str(length(t),'%i')...
%        '   NFFT: ' num2str(NFFT,'%i')...
%        ])
% legend('YS\_dB');
% set(gca, 'Layer','bottom')
% %ylim([-50 0]);
% box on;   
% 
% %%%%%%%%%%%%%%%%%%%%%%%%%%%%%%%%%%%%%
% % Abgestastete Schwingung bei fc
% subplot(525);
% %plot(ticksFx4x2,[YS_dB YS_dB YS_dB YS_dB],'b');grid on;
% plot(ticksFx2,[YSintbp_dB],'b');grid on;
% xlabel('Frequency (Hz)')
% ylabel('| A(f) | in dB')
% title(['fc =' num2str(fc,'%.2f') ' Hz'...
%        '   fa =' num2str(fa1,'%.2f') ' Hz'...
%        '   Ta = ' num2str(Ta1,'%.5f') ' s'...
%        '   n Samples: ' num2str(length(t),'%i')...
%        '   NFFT: ' num2str(NFFT,'%i')...
%        ])
% legend('YS\_dB');
% set(gca, 'Layer','bottom')
% %ylim([-50 0]);
% box on;   


arr=sort(findall(0,'type','figure'));
%delete(arr(1:end-2))